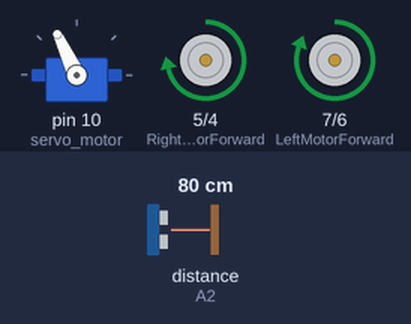
A sketch run on a simulated Arduino Uno, built with avr-gcc and run on an emulated ATmega328P. Parts: servo, motor-driver pin pairs drawn as motors (green arrow = first pin HIGH = forward, orange = second pin HIGH = backward, longer = more drive). The test bench sets the inputs (shaded band); at power-on: distance to the obstacle (sensor on A2) 80 cm. The echo pulse lasts 58.3 µs per cm.

Above: at 3.2 s.
3.3 s: distance to the obstacle (sensor on A2) set to 63 cm
4.8 s: distance to the obstacle (sensor on A2) set to 55 cm
At 5.3 s:
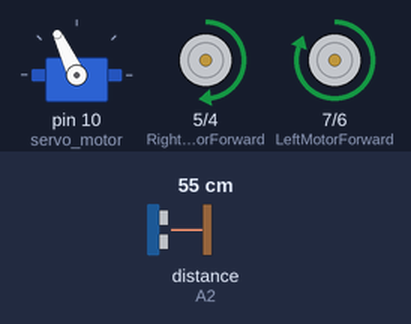
6.3 s: distance to the obstacle (sensor on A2) set to 39 cm
7.8 s: distance to the obstacle (sensor on A2) set to 32 cm
At 8.04 s:
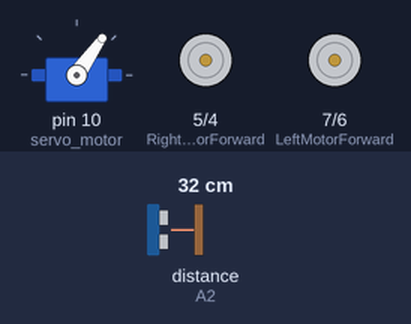
At 8.73 s:
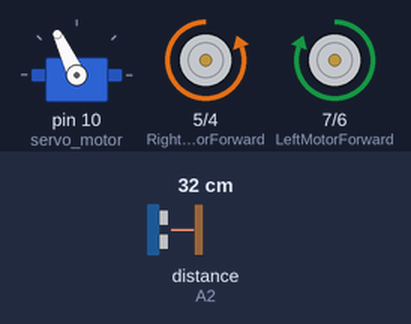
10.8 s: distance to the obstacle (sensor on A2) set to 33 cm
Timing chart, 0 to 14.8 s (numbered marks = the images above; inputs shaded):
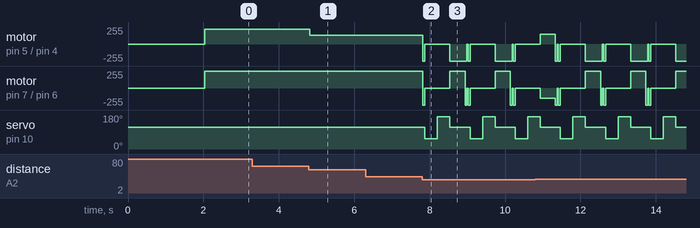

Measured:
- the behaviour switches between 60 and 59 cm on distance to the obstacle (sensor on A2) (found by bisection; images 0 and 1)
- the behaviour switches between 36 and 35 cm on distance to the obstacle (sensor on A2) (found by bisection; images 1 and 2)
- after the input at 3.3 s, every drawn part: stays the same
- after the input at 4.8 s, motor on pin 5 (RightMotorForward) / pin 4 (RightMotorBackward): forward 220/255 → forward 130/255 at once
- after the input at 6.3 s, every drawn part: stays the same

The sketch:

obstacle_avoidance_robot.ino
```cpp
#include <Servo.h>
#include <NewPing.h>

const int LeftMotorForward  = 7;
const int LeftMotorBackward = 6; // PWM
const int RightMotorForward = 5; // PWM
const int RightMotorBackward = 4;

#define trig_pin A1
#define echo_pin A2
#define maximum_distance 200

// Tuning Parameters
const int CENTER_ANGLE = 115;
const int RIGHT_ANGLE  = 55;
const int LEFT_ANGLE   = 170;
const int OBSTACLE_CM  = 35;
const int TURN_SPEED   = 150;
const int DRIVE_SPEED  = 200;

NewPing sonar(trig_pin, echo_pin, maximum_distance);
Servo servo_motor;

void setup() {
  pinMode(RightMotorForward, OUTPUT);
  pinMode(LeftMotorForward, OUTPUT);
  pinMode(LeftMotorBackward, OUTPUT);
  pinMode(RightMotorBackward, OUTPUT);

  servo_motor.attach(10);
  servo_motor.write(CENTER_ANGLE);
  delay(2000);
}

void loop() {
  int distance = readPing();

  if (distance > 60) {
    moveForward(220);
  } else if (distance <= 60 && distance > OBSTACLE_CM) {
    moveForward(130);
  } else {
    executeAvoidance();
  }
}

int readPing() {
  delay(30);
  int cm = sonar.ping_cm();
  return (cm == 0) ? 250 : cm;
}

void executeAvoidance() {
  moveStop();

  // Quick look left/right
  int dRight = lookRight();
  int dLeft = lookLeft();

  if (dRight < 20 && dLeft < 20) {
    // Both blocked: Back up and do a wide turn
    moveBackward(DRIVE_SPEED);
    delay(600);
    turnRight(TURN_SPEED);
    delay(600);
  } else if (dRight >= dLeft) {
    turnRight(TURN_SPEED);
    delay(400);
  } else {
    turnLeft(TURN_SPEED);
    delay(400);
  }
  moveStop();
}

int lookRight() {
  servo_motor.write(RIGHT_ANGLE);
  delay(300);
  int d = readPing();
  servo_motor.write(CENTER_ANGLE);
  return d;
}

int lookLeft() {
  servo_motor.write(LEFT_ANGLE);
  delay(300);
  int d = readPing();
  servo_motor.write(CENTER_ANGLE);
  return d;
}

// Speed-controlled movement functions
void moveForward(int speed) {
  analogWrite(LeftMotorForward, speed);
  analogWrite(RightMotorForward, speed);
  digitalWrite(LeftMotorBackward, LOW);
  digitalWrite(RightMotorBackward, LOW);
}

void moveBackward(int speed) {
  digitalWrite(LeftMotorForward, LOW);
  digitalWrite(RightMotorForward, LOW);
  analogWrite(LeftMotorBackward, speed);
  analogWrite(RightMotorBackward, speed);
}

void turnRight(int speed) {
  analogWrite(LeftMotorForward, speed);
  digitalWrite(RightMotorForward, LOW);
  digitalWrite(LeftMotorBackward, LOW);
  analogWrite(RightMotorBackward, speed);
}

void turnLeft(int speed) {
  digitalWrite(LeftMotorForward, LOW);
  analogWrite(RightMotorForward, speed);
  analogWrite(LeftMotorBackward, speed);
  digitalWrite(RightMotorBackward, LOW);
}

void moveStop() {
  // Brief reverse pulse to counter momentum
  digitalWrite(LeftMotorForward, LOW);
  digitalWrite(RightMotorForward, LOW);
  analogWrite(LeftMotorBackward, 255);
  analogWrite(RightMotorBackward, 255);
  delay(50);

  digitalWrite(LeftMotorBackward, LOW);
  digitalWrite(RightMotorBackward, LOW);
}
```
